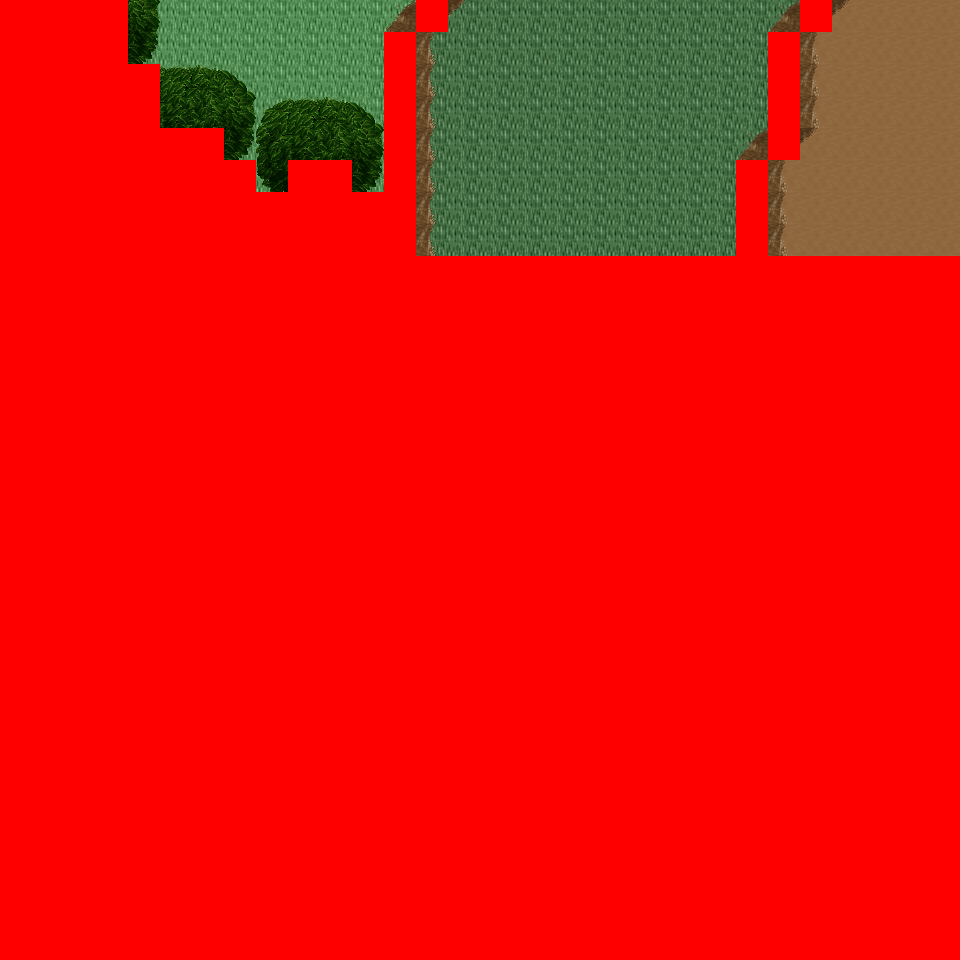

Below is a game level as drawn by its tile map, then a one-line description and the .tmx that defines it (tile-layer data replaced by summaries):
An orthogonal 30x30 tile map with 32x32 px tiles, 6 tile layers (Ground, Object, Object2, Above, ...), 11 tilesets and 4 objects (4x mapchange).

<map version="1.0" orientation="orthogonal" renderorder="right-down" width="30" height="30" tilewidth="32" tileheight="32" nextobjectid="5">
  <tileset firstgid="1" name="tileset_logic_collision" tilewidth="32" tileheight="32" tilecount="1" columns="1">
    <image source="../drawable/tileset_logic_collision.png" width="32" height="32" />
  </tileset>
  <tileset firstgid="2" name="tileset_ground_ground" tilewidth="32" tileheight="32" tilecount="33" columns="3">
    <image source="../drawable/tileset_ground_ground.png" width="96" height="352" />
  </tileset>
  <tileset firstgid="35" name="tileset_ground_earth_edges" tilewidth="32" tileheight="32" tilecount="18" columns="6">
    <image source="../drawable/tileset_ground_earth_edges.png" width="192" height="96" />
  </tileset>
  <tileset firstgid="53" name="tileset_ground_grass_corners" tilewidth="32" tileheight="32" tilecount="24" columns="6">
    <image source="../drawable/tileset_ground_grass_corners.png" width="192" height="128" />
  </tileset>
  <tileset firstgid="77" name="tileset_ground_grass_edges" tilewidth="32" tileheight="32" tilecount="36" columns="12">
    <image source="../drawable/tileset_ground_grass_edges.png" width="384" height="96" />
  </tileset>
  <tileset firstgid="113" name="tileset_ground_water_pool" tilewidth="32" tileheight="32" tilecount="72" columns="3">
    <image source="../drawable/tileset_ground_water_pool.png" width="96" height="768" />
  </tileset>
  <tileset firstgid="185" name="tileset_ground_ridge_earth_pale" tilewidth="32" tileheight="32" tilecount="96" columns="12">
    <image source="../drawable/tileset_ground_ridge_earth_pale.png" width="384" height="256" />
  </tileset>
  <tileset firstgid="281" name="tileset_ground_ridge_earth_dark" tilewidth="32" tileheight="32" tilecount="96" columns="12">
    <image source="../drawable/tileset_ground_ridge_earth_dark.png" width="384" height="256" />
  </tileset>
  <tileset firstgid="377" name="tileset_plant_stump_stump_vertical" tilewidth="32" tileheight="32" tilecount="1" columns="1">
    <image source="../drawable/tileset_plant_stump_stump_vertical.png" width="32" height="32" />
  </tileset>
  <tileset firstgid="378" name="tileset_plant_tree_tree_darkgreen" tilewidth="32" tileheight="32" tilecount="88" columns="8">
    <image source="../drawable/tileset_plant_tree_tree_darkgreen.png" width="256" height="352" />
  </tileset>
  <tileset firstgid="466" name="tileset_building_death_tower" tilewidth="32" tileheight="32" tilecount="252" columns="9">
    <image source="../drawable/tileset_building_death_tower.png" width="288" height="896" />
  </tileset>
  <layer name="Ground" width="30" height="30">
    <data>[900 cells, 240 non-empty, 4 distinct tile ids]</data>
  </layer>
  <layer name="Object" width="30" height="30">
    <data>[900 cells, 55 non-empty, 14 distinct tile ids]</data>
  </layer>
  <layer name="Object2" width="30" height="30">
    <data>[900 cells, 0 non-empty, 0 distinct tile ids]</data>
  </layer>
  <layer name="Above" width="30" height="30">
    <data>[900 cells, 70 non-empty, 22 distinct tile ids]</data>
  </layer>
  <layer name="Above2" width="30" height="30">
    <data>[900 cells, 0 non-empty, 0 distinct tile ids]</data>
  </layer>
  <layer name="Walkable" width="30" height="30">
    <data>[900 cells, 735 non-empty, 1 distinct tile ids]</data>
  </layer>
  <objectgroup name="MapEvents">
    <object id="1" name="north" type="mapchange" x="128" y="0" width="288" height="32">
      <properties>
        <property name="map" value="0_deniran_forest_n2_w_x0_y3" />
        <property name="place" value="south" />
      </properties>
    </object>
    <object id="2" name="north2" type="mapchange" x="448" y="0" width="352" height="32">
      <properties>
        <property name="map" value="0_deniran_forest_n2_w_x0_y3" />
        <property name="place" value="south2" />
      </properties>
    </object>
    <object id="3" name="north3" type="mapchange" x="832" y="0" width="128" height="32">
      <properties>
        <property name="map" value="0_deniran_forest_n2_w_x0_y3" />
        <property name="place" value="south3" />
      </properties>
    </object>
    <object id="4" name="east" type="mapchange" x="928" y="0" width="32" height="256">
      <properties>
        <property name="map" value="0_ados_mountain_n2_w2_x0_y4" />
        <property name="place" value="west" />
      </properties>
    </object>
  </objectgroup>
</map>
